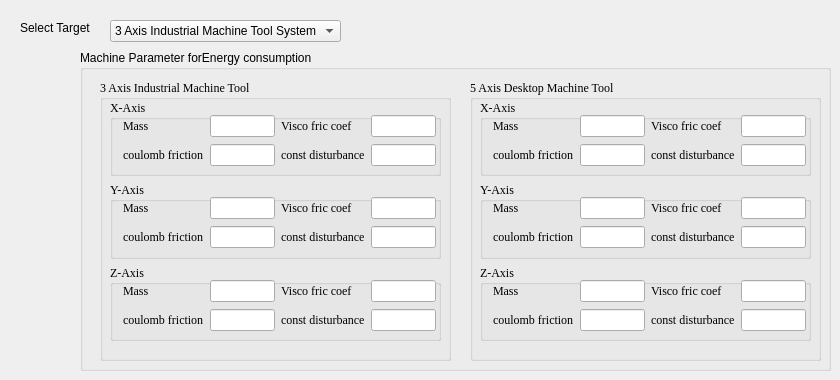
    <widget class="QWidget" name="tab_8">
     <attribute name="title">
      <string>MachineParameter2</string>
     </attribute>
     <widget class="QGroupBox" name="groupBox_52">
      <property name="geometry">
       <rect>
        <x>80</x>
        <y>50</y>
        <width>751</width>
        <height>321</height>
       </rect>
      </property>
      <property name="title">
       <string>Machine Parameter forEnergy consumption </string>
      </property>
      <widget class="QGroupBox" name="groupBox_25">
       <property name="geometry">
        <rect>
         <x>20</x>
         <y>30</y>
         <width>351</width>
         <height>281</height>
        </rect>
       </property>
       <property name="font">
        <font>
         <family>Times New Roman</family>
        </font>
       </property>
       <property name="title">
        <string>3 Axis Industrial Machine Tool</string>
       </property>
       <widget class="QWidget" name="layoutWidget_14">
        <property name="geometry">
         <rect>
          <x>10</x>
          <y>20</y>
          <width>331</width>
          <height>241</height>
         </rect>
        </property>
        <layout class="QGridLayout" name="gridLayout_11">
         <item row="0" column="0">
          <widget class="QGroupBox" name="groupBox_26">
           <property name="title">
            <string>X-Axis</string>
           </property>
           <widget class="QWidget" name="layoutWidget_15">
            <property name="geometry">
             <rect>
              <x>13</x>
              <y>14</y>
              <width>313</width>
              <height>54</height>
             </rect>
            </property>
            <layout class="QGridLayout" name="gridLayout_8">
             <item row="0" column="0">
              <widget class="QLabel" name="label_65">
               <property name="text">
                <string>Mass</string>
               </property>
              </widget>
             </item>
             <item row="0" column="1">
              <widget class="QLineEdit" name="lineEditE_3axisMassX"/>
             </item>
             <item row="0" column="2">
              <widget class="QLabel" name="label_67">
               <property name="text">
                <string>Visco fric coef</string>
               </property>
              </widget>
             </item>
             <item row="0" column="3">
              <widget class="QLineEdit" name="lineEditE_3axisViscoX"/>
             </item>
             <item row="1" column="0">
              <widget class="QLabel" name="label_68">
               <property name="text">
                <string>coulomb friction</string>
               </property>
              </widget>
             </item>
             <item row="1" column="1">
              <widget class="QLineEdit" name="lineEditE_3axisCoulombX"/>
             </item>
             <item row="1" column="2">
              <widget class="QLabel" name="label_66">
               <property name="text">
                <string>const disturbance</string>
               </property>
              </widget>
             </item>
             <item row="1" column="3">
              <widget class="QLineEdit" name="lineEditE_3axisDistX"/>
             </item>
            </layout>
           </widget>
          </widget>
         </item>
         <item row="1" column="0">
          <widget class="QGroupBox" name="groupBox_28">
           <property name="title">
            <string>Y-Axis</string>
           </property>
           <widget class="QWidget" name="layoutWidget_21">
            <property name="geometry">
             <rect>
              <x>13</x>
              <y>14</y>
              <width>313</width>
              <height>54</height>
             </rect>
            </property>
            <layout class="QGridLayout" name="gridLayout_9">
             <item row="0" column="0">
              <widget class="QLabel" name="label_71">
               <property name="text">
                <string>Mass</string>
               </property>
              </widget>
             </item>
             <item row="0" column="1">
              <widget class="QLineEdit" name="lineEditE_3axisMassY"/>
             </item>
             <item row="0" column="2">
              <widget class="QLabel" name="label_72">
               <property name="text">
                <string>Visco fric coef</string>
               </property>
              </widget>
             </item>
             <item row="0" column="3">
              <widget class="QLineEdit" name="lineEditE_3axisViscoY"/>
             </item>
             <item row="1" column="0">
              <widget class="QLabel" name="label_73">
               <property name="text">
                <string>coulomb friction</string>
               </property>
              </widget>
             </item>
             <item row="1" column="1">
              <widget class="QLineEdit" name="lineEditE_3axisCoulombY"/>
             </item>
             <item row="1" column="2">
              <widget class="QLabel" name="label_74">
               <property name="text">
                <string>const disturbance</string>
               </property>
              </widget>
             </item>
             <item row="1" column="3">
              <widget class="QLineEdit" name="lineEditE_3axisDistY"/>
             </item>
            </layout>
           </widget>
          </widget>
         </item>
         <item row="2" column="0">
          <widget class="QGroupBox" name="groupBox_29">
           <property name="title">
            <string>Z-Axis</string>
           </property>
           <widget class="QWidget" name="layoutWidget_22">
            <property name="geometry">
             <rect>
              <x>13</x>
              <y>14</y>
              <width>313</width>
              <height>54</height>
             </rect>
            </property>
            <layout class="QGridLayout" name="gridLayout_10">
             <item row="0" column="0">
              <widget class="QLabel" name="label_75">
               <property name="text">
                <string>Mass</string>
               </property>
              </widget>
             </item>
             <item row="0" column="1">
              <widget class="QLineEdit" name="lineEditE_3axisMassZ"/>
             </item>
             <item row="0" column="2">
              <widget class="QLabel" name="label_76">
               <property name="text">
                <string>Visco fric coef</string>
               </property>
              </widget>
             </item>
             <item row="0" column="3">
              <widget class="QLineEdit" name="lineEditE_3axisViscoZ"/>
             </item>
             <item row="1" column="0">
              <widget class="QLabel" name="label_77">
               <property name="text">
                <string>coulomb friction</string>
               </property>
              </widget>
             </item>
             <item row="1" column="1">
              <widget class="QLineEdit" name="lineEditE_3axisCoulombZ"/>
             </item>
             <item row="1" column="2">
              <widget class="QLabel" name="label_78">
               <property name="text">
                <string>const disturbance</string>
               </property>
              </widget>
             </item>
             <item row="1" column="3">
              <widget class="QLineEdit" name="lineEditE_3axisDistZ"/>
             </item>
            </layout>
           </widget>
          </widget>
         </item>
        </layout>
       </widget>
      </widget>
      <widget class="QGroupBox" name="groupBox_45">
       <property name="geometry">
        <rect>
         <x>390</x>
         <y>30</y>
         <width>351</width>
         <height>281</height>
        </rect>
       </property>
       <property name="font">
        <font>
         <family>Times New Roman</family>
        </font>
       </property>
       <property name="title">
        <string>5 Axis Desktop Machine Tool</string>
       </property>
       <widget class="QWidget" name="layoutWidget_24">
        <property name="geometry">
         <rect>
          <x>10</x>
          <y>20</y>
          <width>331</width>
          <height>241</height>
         </rect>
        </property>
        <layout class="QGridLayout" name="gridLayout_21">
         <item row="0" column="0">
          <widget class="QGroupBox" name="groupBox_49">
           <property name="title">
            <string>X-Axis</string>
           </property>
           <widget class="QWidget" name="layoutWidget_25">
            <property name="geometry">
             <rect>
              <x>13</x>
              <y>14</y>
              <width>313</width>
              <height>54</height>
             </rect>
            </property>
            <layout class="QGridLayout" name="gridLayout_22">
             <item row="0" column="0">
              <widget class="QLabel" name="label_156">
               <property name="text">
                <string>Mass</string>
               </property>
              </widget>
             </item>
             <item row="0" column="1">
              <widget class="QLineEdit" name="lineEditE_5axisMassX"/>
             </item>
             <item row="0" column="2">
              <widget class="QLabel" name="label_157">
               <property name="text">
                <string>Visco fric coef</string>
               </property>
              </widget>
             </item>
             <item row="0" column="3">
              <widget class="QLineEdit" name="lineEditE_5axisViscoX"/>
             </item>
             <item row="1" column="0">
              <widget class="QLabel" name="label_158">
               <property name="text">
                <string>coulomb friction</string>
               </property>
              </widget>
             </item>
             <item row="1" column="1">
              <widget class="QLineEdit" name="lineEditE_5axisCoulombX"/>
             </item>
             <item row="1" column="2">
              <widget class="QLabel" name="label_159">
               <property name="text">
                <string>const disturbance</string>
               </property>
              </widget>
             </item>
             <item row="1" column="3">
              <widget class="QLineEdit" name="lineEditE_5axisDistX"/>
             </item>
            </layout>
           </widget>
          </widget>
         </item>
         <item row="1" column="0">
          <widget class="QGroupBox" name="groupBox_50">
           <property name="title">
            <string>Y-Axis</string>
           </property>
           <widget class="QWidget" name="layoutWidget_26">
            <property name="geometry">
             <rect>
              <x>13</x>
              <y>14</y>
              <width>313</width>
              <height>54</height>
             </rect>
            </property>
            <layout class="QGridLayout" name="gridLayout_23">
             <item row="0" column="0">
              <widget class="QLabel" name="label_160">
               <property name="text">
                <string>Mass</string>
               </property>
              </widget>
             </item>
             <item row="0" column="1">
              <widget class="QLineEdit" name="lineEditE_5axisMassY"/>
             </item>
             <item row="0" column="2">
              <widget class="QLabel" name="label_161">
               <property name="text">
                <string>Visco fric coef</string>
               </property>
              </widget>
             </item>
             <item row="0" column="3">
              <widget class="QLineEdit" name="lineEditE_5axisViscoY"/>
             </item>
             <item row="1" column="0">
              <widget class="QLabel" name="label_162">
               <property name="text">
                <string>coulomb friction</string>
               </property>
              </widget>
             </item>
             <item row="1" column="1">
              <widget class="QLineEdit" name="lineEditE_5axisCoulombY"/>
             </item>
             <item row="1" column="2">
              <widget class="QLabel" name="label_163">
               <property name="text">
                <string>const disturbance</string>
               </property>
              </widget>
             </item>
             <item row="1" column="3">
              <widget class="QLineEdit" name="lineEditE_5axisDistY"/>
             </item>
            </layout>
           </widget>
          </widget>
         </item>
         <item row="2" column="0">
          <widget class="QGroupBox" name="groupBox_51">
           <property name="title">
            <string>Z-Axis</string>
           </property>
           <widget class="QWidget" name="layoutWidget_27">
            <property name="geometry">
             <rect>
              <x>13</x>
              <y>14</y>
              <width>313</width>
              <height>54</height>
             </rect>
            </property>
            <layout class="QGridLayout" name="gridLayout_24">
             <item row="0" column="0">
              <widget class="QLabel" name="label_164">
               <property name="text">
                <string>Mass</string>
               </property>
              </widget>
             </item>
             <item row="0" column="1">
              <widget class="QLineEdit" name="lineEditE_5axisMassZ"/>
             </item>
             <item row="0" column="2">
              <widget class="QLabel" name="label_165">
               <property name="text">
                <string>Visco fric coef</string>
               </property>
              </widget>
             </item>
             <item row="0" column="3">
              <widget class="QLineEdit" name="lineEditE_5axisViscoZ"/>
             </item>
             <item row="1" column="0">
              <widget class="QLabel" name="label_166">
               <property name="text">
                <string>coulomb friction</string>
               </property>
              </widget>
             </item>
             <item row="1" column="1">
              <widget class="QLineEdit" name="lineEditE_5axisCoulombZ"/>
             </item>
             <item row="1" column="2">
              <widget class="QLabel" name="label_167">
               <property name="text">
                <string>const disturbance</string>
               </property>
              </widget>
             </item>
             <item row="1" column="3">
              <widget class="QLineEdit" name="lineEditE_5axisDistZ"/>
             </item>
            </layout>
           </widget>
          </widget>
         </item>
        </layout>
       </widget>
      </widget>
     </widget>
     <widget class="QLabel" name="label_168">
      <property name="geometry">
       <rect>
        <x>20</x>
        <y>20</y>
        <width>81</width>
        <height>16</height>
       </rect>
      </property>
      <property name="text">
       <string>Select Target</string>
      </property>
     </widget>
     <widget class="QComboBox" name="comboBox_SelectTarget">
      <property name="geometry">
       <rect>
        <x>110</x>
        <y>20</y>
        <width>231</width>
        <height>22</height>
       </rect>
      </property>
      <item>
       <property name="text">
        <string>3 Axis Industrial Machine Tool System</string>
       </property>
      </item>
      <item>
       <property name="text">
        <string>5 Axis Desktop Machine Tool System</string>
       </property>
      </item>
     </widget>
    </widget>
